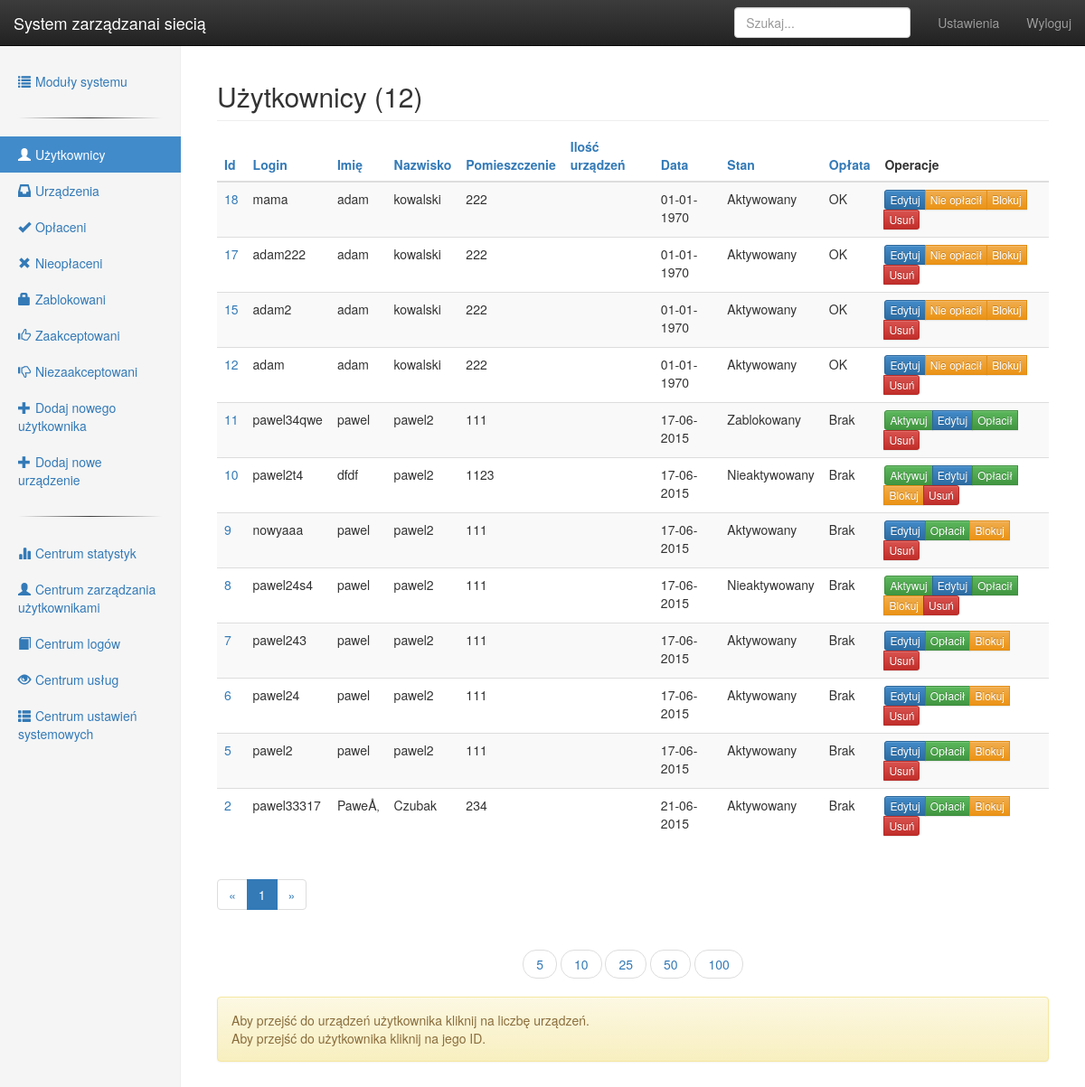
Page /usersettings (signed in) on the earlier database version.
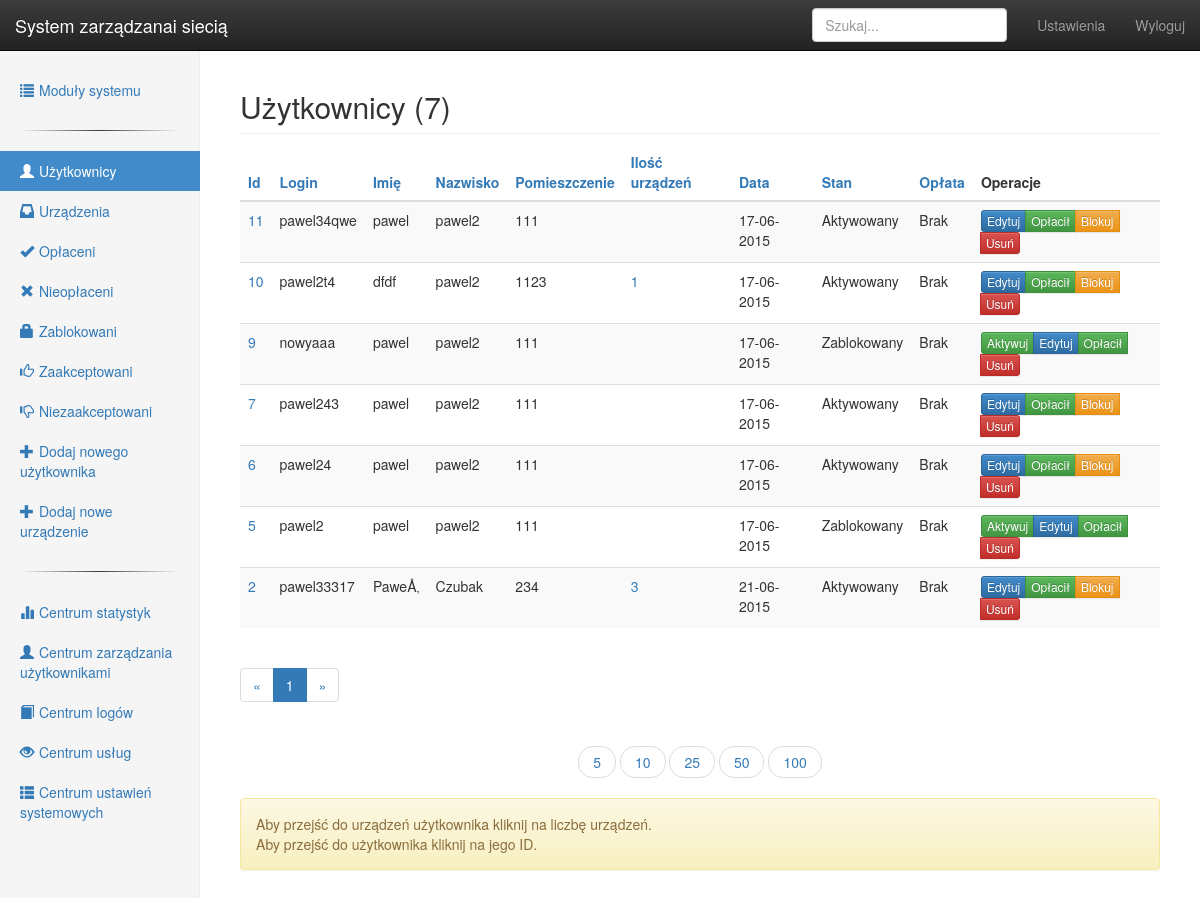
Same page on the later database version.
### tables this page shows
CREATE TABLE IF NOT EXISTS `users` (
  `id` int(10) unsigned NOT NULL AUTO_INCREMENT,
  `datarejestracji` int(11) DEFAULT NULL,
  `imie` varchar(64) DEFAULT NULL,
  `nazwisko` varchar(64) DEFAULT NULL,
  `pomieszczenie` varchar(64) DEFAULT NULL,
  `wydzial` varchar(333) DEFAULT NULL,
  `kierunek` varchar(333) DEFAULT NULL,
  `stan` int(11) DEFAULT NULL,
  `login` varchar(64) DEFAULT NULL,
  `haslo` varchar(256) DEFAULT NULL,
  `oplata` int(11) DEFAULT NULL,
  `datawaznoscikonta` int(11) DEFAULT NULL,
  `portyonof` int(11) DEFAULT NULL,
  `porty` text,
  `downloadhttp` int(11) DEFAULT NULL,
  `downloadall` int(11) DEFAULT NULL,
  `upload` int(11) DEFAULT NULL,
  PRIMARY KEY (`id`),
  UNIQUE KEY `login` (`login`),
  KEY `id` (`id`)
);

### libs/View.php (called while the page is built, shortened)
<?php
class View {
    public function render($name, $noInclude = false)
    {
        require 'views/' . $name . '.php';
    }
}

### controllers/usersettings.php (called while the page is built, shortened)
<?php
class Usersettings extends Controller {
    function __construct() {
        $this->view->info = array();
        $this->view->leftMenu = array();
    }
    function renderLeftMenu($active = NULL){
        array_push($this->view->leftMenu, array('active' => false, 'ico' => 'user', 'link' => 'usersettings/index', 'title' => "Użytkownicy"));
        array_push($this->view->leftMenu, array('active' => false, 'ico' => 'inbox', 'link' => 'devicesettings/index', 'title' => "Urządzenia"));
        array_push($this->view->leftMenu, array('active' => false, 'ico' => 'ok', 'link' => 'usersettings/paid', 'title' => "Opłaceni"));
        array_push($this->view->leftMenu, array('active' => false, 'ico' => 'remove', 'link' => 'usersettings/unpaid', 'title' => "Nieopłaceni"));
        array_push($this->view->leftMenu, array('active' => false, 'ico' => 'lock', 'link' => 'usersettings/blocked', 'title' => "Zablokowani"));
        array_push($this->view->leftMenu, array('active' => false, 'ico' => 'thumbs-up', 'link' => 'usersettings/accepted', 'title' => "Zaakceptowani"));
        array_push($this->view->leftMenu, array('active' => false, 'ico' => 'thumbs-down', 'link' => 'usersettings/unaccepted', 'title' => "Niezaakceptowani"));
        array_push($this->view->leftMenu, array('active' => false, 'ico' => 'plus', 'link' => 'userchange/index/new', 'title' => "Dodaj nowego użytkownika"));
        array_push($this->view->leftMenu, array('active' => false, 'ico' => 'plus', 'link' => 'devicechange/index/new', 'title' => "Dodaj nowe urządzenie"));
        for ($i = 0; $i < count($this->view->leftMenu); $i++) {
            if ($this->view->leftMenu[$i]['link'] == 'usersettings/'.$active){
                $this->view->leftMenu[$i]['active'] = true;
                break;
            }
        }
        $this->view->render('leftMenu');
    }
    private function showUsers($count, $orderBy, $sort, $start, $where){
        $this->view->listing['count'] = $count*1;
        $this->view->listing['orderBy'] = $orderBy;
        $this->view->listing['start'] = $start;
        $this->view->listing['where'] = $where;
        $this->view->listing['sort'] = ($sort == 'ASC')?'DESC':'ASC';
        $this->view->listing['oldsort'] = ($sort != 'ASC')?'DESC':'ASC';
        $this->view->users = $this->model->getUsers($count*1, $orderBy, $sort, $start*1, $where);
        for ($i = 0; $i < count($this->view->users); $i++) {
            $this->view->users[$i]['oplataOpis'] = ($this->view->users[$i]['oplata']==1)?'OK':'Brak';
            $this->view->users[$i]['stanOpis'] = ($this->view->users[$i]['stan']==0)?'Nieaktywowany':(($this->view->users[$i]['stan']==1)?'Aktywowany':'Zablokowany');
        }
        $this->view->render('usersettings/showUsers');
    }
    private function generateNumberOfPages($visible, $current, $where){
        $all = $this->model->getUsersCount($where);
        $this->view->allUsers = $all;
        $this->view->pages = array();
        $index = 1;
        for($i = 0; $i < $all ; $i=$i+$visible){
            $active = ($i==$current)?true:false;
            if ($active)
                $this->view->activePage = $i;
            array_push($this->view->pages, array('index' => $index, 'start' => $i, 'active' => $active));
            $index++;
        }
    }
    private function showRecordsLimit(){
        $this->view->render('usersettings/showRecordsLimit');
    }
    function index($count = 50, $orderBy = 'id', $sort = 'DESC', $start = 0, $where = '',$callbackLink = "index") {
        $this->view->render('header');
        $this->view->showUsersCallbackLink = $callbackLink;
        $this->showUsers($count, $orderBy, $sort, $start, $where);
        $this->view->render('usersettings/showPages');
        array_push($this->view->info, array('type' => 'warning', 'text' => 'Aby przejść do urządzeń użytkownika kliknij na liczbę urządzeń.<br>Aby przejść do użytkownika kliknij na jego ID.'));
        $this->view->render('usersettings/info');
        $this->view->render('footerWithMenu');
    }
}

### libs/Bootstrap.php (called while the page is built, shortened)
<?php
final class Bootstrap {
    private $_url = null;
    private $_controller = null;
    private $_method = null;
    private $_controllerPath = 'controllers/';
    private $_modelPath = 'models/';
    public function init() {
        $this->_callControllerMethod();
    }
    private function _getUrl() {
        $url = isset($_GET['url']) ? $_GET['url'] : 'index';
        $url = rtrim($url, '/');
        $url = filter_var($url, FILTER_SANITIZE_URL);
        $this->_url = explode('/', $url);
    }
    private function _loadController() {
        $file = $this->_controllerPath . $this->_url[0] . '.php';
        if (file_exists($file)) {
            $this->_controller = new $this->_url[0];
            $this->_controller->loadModel($this->_url[0], $this->_modelPath);
        } else {
            $this->_error();
            return false;
        }
    }
    private function _callControllerMethod() {
        $length = count($this->_url);
        if ($length > 0) {
            if (method_exists($this->_controller, $this->_url[1])) {
                $this->_method = $this->_url[1];
                unset($this->_url[1]);
            } else {
                $this->_error();
            }
        } else {
            $this->_method = 'index';
        }
        $this->parms = $this->_url ? array_values($this->_url) : [];
        call_user_func_array([$this->_controller, $this->_method], $this->parms);
    }
}

### index.php (called while the page is built, shortened)
<?php
$bootstrap = new Bootstrap();
$bootstrap->init();

### libs/Model.php (called while the page is built)
<?php
abstract class Model {
    function __construct() {
        $this->db = new Database(DB_TYPE, DB_HOST, DB_NAME, DB_USER, DB_PASS);
    }
}

### models/usersettings_model.php (called while the page is built, shortened)
<?php
class Usersettings_Model extends Model {
    public function getUsers($count, $orderBy, $sort, $start, $where) {
        $sth = $this->db->prepare('
            SELECT * FROM users AS u
                LEFT JOIN (
                    SELECT COUNT( user_id ) AS deviceCount, user_id FROM devices
                        GROUP BY user_id) AS dev ON dev.user_id = u.id '.$where.'  order by '.$orderBy.' '.$sort.' limit '.$start.', '.$count.' ');
        $sth->execute();
        return $sth->fetchAll(PDO::FETCH_ASSOC);
    }
}

### libs/Controller.php (called while the page is built, shortened)
<?php
abstract class Controller {
    public function loadModel($name, $modelPath = 'models/') {
        $path = $modelPath . $name.'_model.php';
        if (file_exists($path)) {
            $this->model = new $modelName();
        }
    }
}

### views/usersettings/showUsers.php (the view, shortened to what the rows shown need)
<h2 class="sub-header">Użytkownicy (<?= $this->allUsers ?>)</h2>
<div class="table-responsive">
    <table class="table table-striped">
        <thead>
            <tr>
                <th><a href="<?= URL . "usersettings/" . $this->showUsersCallbackLink . '/' . $this->listing['count'] . '/id/' . $this->listing['sort'] ?>">Id</a></th>
                <th><a href="<?= URL . "usersettings/" . $this->showUsersCallbackLink . '/' . $this->listing['count'] . '/login/' . $this->listing['sort'] ?>">Login</a></th>
                <th><a href="<?= URL . "usersettings/" . $this->showUsersCallbackLink . '/' . $this->listing['count'] . '/imie/' . $this->listing['sort'] ?>">Imię</a></th>
                <th><a href="<?= URL . "usersettings/" . $this->showUsersCallbackLink . '/' . $this->listing['count'] . '/nazwisko/' . $this->listing['sort'] ?>">Nazwisko</a></th>
                <th><a href="<?= URL . "usersettings/" . $this->showUsersCallbackLink . '/' . $this->listing['count'] . '/pomieszczenie/' . $this->listing['sort'] ?>">Pomieszczenie</a></th>
                <th><a href="<?= URL . "usersettings/" . $this->showUsersCallbackLink . '/' . $this->listing['count'] . '/deviceCount/' . $this->listing['sort'] ?>">Ilość urządzeń</a></th>
                <th><a href="<?= URL . "usersettings/" . $this->showUsersCallbackLink . '/' . $this->listing['count'] . '/datarejestracji/' . $this->listing['sort'] ?>">Data</a></th>
                <th><a href="<?= URL . "usersettings/" . $this->showUsersCallbackLink . '/' . $this->listing['count'] . '/stan/' . $this->listing['sort'] ?>">Stan</a></th>
                <th><a href="<?= URL . "usersettings/" . $this->showUsersCallbackLink . '/' . $this->listing['count'] . '/oplata/' . $this->listing['sort'] ?>">Opłata</a></th>
                <th>Operacje</th>
            </tr>
        </thead>
        <tbody>
            <?php
            foreach ($this->users as $user) {
                echo '<tr>
                            <td><a href="' . URL . 'userchange/index/' . $user['id'] . '">' . $user['id'] . '</a></td>
                            <td>' . $user['login'] . '</td>
                            <td>' . $user['imie'] . '</td>
                            <td>' . $user['nazwisko'] . '</td>
                            <td>' . $user['pomieszczenie'] . '</td>
                            <td><a href="' . URL . 'devicesettings/userdevices/' . $user['id'] . '">' . $user['deviceCount'] . '</a></td>
                            <td>' . @date("d-m-Y", $user['datarejestracji']) . '</td>
                            <td>' . $user['stanOpis'] . '</td>
                            <td>' . $user['oplataOpis'] . '</td>
                            <td><div class="btn-group btn-group-xs">';
                if ($user['stan'] != 1)
                    echo '<button type="button" class="btn btn-success" onclick="window.location.href = \'' . URL . "userchange/accept/" . $user['id'] . "/usersettings/" . $this->showUsersCallbackLink . '/' . $this->listing['count'] . '/' . $this->listing['orderBy'] . '/' . $this->listing['oldsort'] . '/' . $this->activePage . '\'">Aktywuj</button>';
                echo '<button type="submit" class="btn btn-primary" onclick="window.location.href = \'' . URL . 'userchange/index/' . $user['id'] . '\'">Edytuj</button>';
                if ($user['oplata'] != 1)
                    echo '<button type="submit" class="btn btn-success" onclick="window.location.href = \'' . URL . "userchange/paid/" . $user['id'] . "/usersettings/" . $this->showUsersCallbackLink . '/' . $this->listing['count'] . '/' . $this->listing['orderBy'] . '/' . $this->listing['oldsort'] . '/' . $this->activePage . '\'">Opłacił</button>';
                if ($user['oplata'] == 1)
                    echo '<button type="submit" class="btn btn-warning" onclick="window.location.href = \'' . URL . "userchange/unpaid/" . $user['id'] . "/usersettings/" . $this->showUsersCallbackLink . '/' . $this->listing['count'] . '/' . $this->listing['orderBy'] . '/' . $this->listing['oldsort'] . '/' . $this->activePage . '\'">Nie opłacił</button>';
                if ($user['stan'] != 2)
                    echo '<button type="submit" class="btn btn-warning" onclick="window.location.href = \'' . URL . "userchange/block/" . $user['id'] . "/usersettings/" . $this->showUsersCallbackLink . '/' . $this->listing['count'] . '/' . $this->listing['orderBy'] . '/' . $this->listing['oldsort'] . '/' . $this->activePage . '\'">Blokuj</button>';
                echo '<button type="submit" class="btn btn-danger" onclick="deleteConfirm( \'' . URL . "userchange/delete/" . $user['id'] . "/usersettings/" .
                        $this->showUsersCallbackLink . '/' . $this->listing['count'] . '/' . $this->listing['orderBy'] . '/' . $this->listing['oldsort'] . '/' . $this->activePage . '\')">Usuń</button>
                        </div></td>
                      </tr>';
            }
            ?>
        </tbody>
    </table>
</div>

Differences in the rows shown:
removed users: id "18", login "mama", imie "adam", nazwisko "kowalski", pomieszczenie "222", datarejestracji "01-01-1970", stanOpis "Aktywowany", oplataOpis "OK"
removed users: id "17", login "adam222", imie "adam", nazwisko "kowalski", pomieszczenie "222", datarejestracji "01-01-1970", stanOpis "Aktywowany", oplataOpis "OK"
removed users: id "15", login "adam2", imie "adam", nazwisko "kowalski", pomieszczenie "222", datarejestracji "01-01-1970", stanOpis "Aktywowany", oplataOpis "OK"
removed users: id "12", login "adam", imie "adam", nazwisko "kowalski", pomieszczenie "222", datarejestracji "01-01-1970", stanOpis "Aktywowany", oplataOpis "OK"
removed users: id "8", login "pawel24s4", imie "pawel", nazwisko "pawel2", pomieszczenie "111", datarejestracji "17-06-2015", stanOpis "Nieaktywowany", oplataOpis "Brak"
changed users "pawel34qwe": stanOpis "Zablokowany" → "Aktywowany"; stan "Aktywuj" → "Blokuj"
changed users "pawel2t4": deviceCount (not shown) → "1"; stanOpis "Nieaktywowany" → "Aktywowany"; no longer shows "Aktywuj"
changed users "nowyaaa": stanOpis "Aktywowany" → "Zablokowany"; stan "Blokuj" → "Aktywuj"
changed users id 5: stanOpis "Aktywowany" → "Zablokowany"; stan "Blokuj" → "Aktywuj"
shown differently, row unchanged: users "pawel33317": deviceCount (not shown) → "3"
Other differences:
$this->allUsers: "12" → "7"
